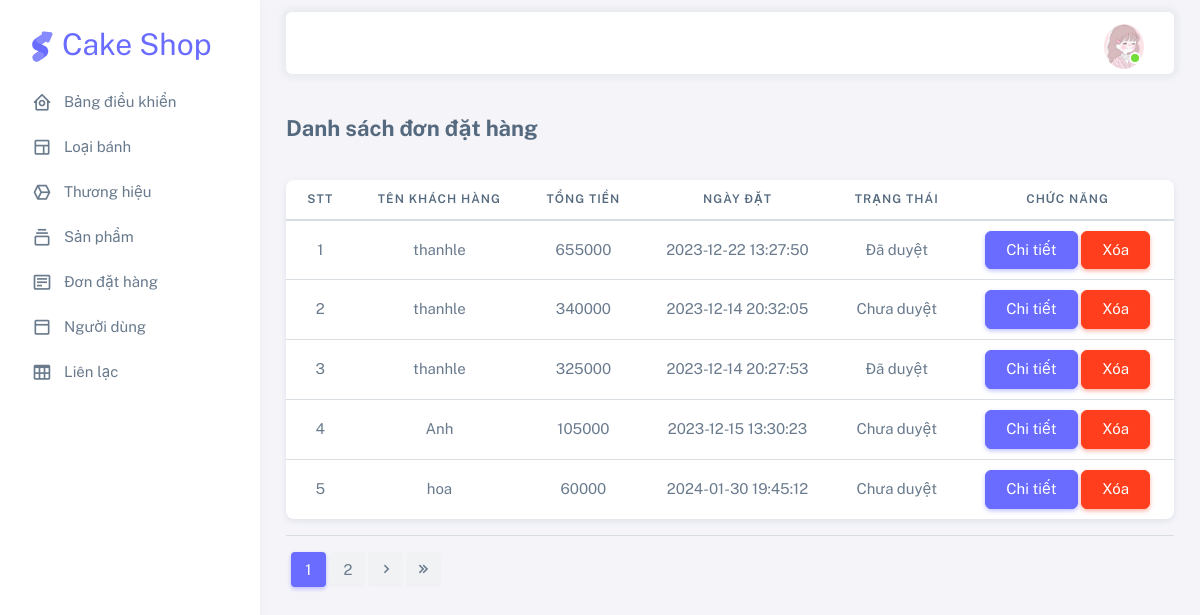
The app's page /admin/html/order_list.php (signed in) with its own data.
### tables this page shows
CREATE TABLE `oders` (
  `OderId` int(11) NOT NULL,
  `CustomerId` int(11) NOT NULL,
  `Note` varchar(255) NOT NULL,
  `order_date` datetime NOT NULL,
  `address` varchar(255) NOT NULL,
  `number_phone` varchar(15) NOT NULL,
  `status` int(1) NOT NULL DEFAULT 0,
  `total_price` int(255) NOT NULL DEFAULT 0
);

CREATE TABLE `customers` (
  `CustomerId` int(11) NOT NULL,
  `Fullname` varchar(255) NOT NULL,
  `Image` varchar(255) NOT NULL,
  `PhoneNumber` char(15) NOT NULL,
  `Address` varchar(255) NOT NULL,
  `Status` tinyint(1) NOT NULL DEFAULT 1,
  `Email` varchar(255) NOT NULL,
  `Password` varchar(255) NOT NULL,
  `Date_Login` datetime NOT NULL,
  `Date_Logout` datetime NOT NULL
);

### admin/html/order_list.php (the view, shortened to what this page needs)
<?php
include($_SERVER["DOCUMENT_ROOT"] . '/admin/inc/header.php');
include($_SERVER['DOCUMENT_ROOT'] . "/admin/inc/navbar.php");
include($_SERVER['DOCUMENT_ROOT'] . "/database/connect.php");
$query = "SELECT o.OderId, o.number_phone, o.order_date, o.note, o.address, c.Fullname, o.total_price, o.status
          FROM oders o, Customers c where o.CustomerId = c.CustomerId order by total_price";
$Orders = mysqli_query($conn, $query);
$total = mysqli_num_rows($Orders);
$limit = 5;
$page = ceil($total / $limit);
$cr_page = (isset($_GET['page']) ? $_GET['page'] : 1);
$start = ($cr_page - 1) * $limit;
$query2 = "SELECT o.OderId, o.number_phone, o.order_date, o.note, o.address, c.Fullname, o.total_price, o.status
            FROM oders o, Customers c where o.CustomerId = c.CustomerId order by total_price desc LIMIT $start,$limit";
$Orders = mysqli_query($conn, $query2);
?>
<div class="layout-page">
  <nav class="layout-navbar container-xxl navbar navbar-expand-xl navbar-detached align-items-center bg-navbar-theme" id="layout-navbar">
    <div class="navbar-nav-right d-flex align-items-center" id="navbar-collapse">
      <ul class="navbar-nav flex-row align-items-center ms-auto">
        <li class="nav-item navbar-dropdown dropdown-user dropdown">
          <a class="nav-link dropdown-toggle hide-arrow" href="javascript:void(0);" data-bs-toggle="dropdown">
            <div class="avatar avatar-online">
              <img src="../assets/img/avatars/111.png" alt class="w-px-40 h-auto rounded-circle" />
            </div>
          </a>
        </li>
      </ul>
    </div>
  </nav>
  <div class="content-wrapper">
    <div class="container-xxl flex-grow-1 container-p-y">
      <h4 class="fw-bold py-3 mb-4">Danh sách đơn đặt hàng</h4>
      <div class="card">
        <div class="table-responsive text-nowrap">
          <table class="table" style="text-align: center">
            <thead>
              <tr>
                <th>STT</th>
                <th>Tên khách hàng</th>
                <th>Tổng tiền</th>
                <th>Ngày đặt</th>
                <th>Trạng thái</th>
                <th>Chức năng</th>
              </tr>
            </thead>
            <tbody class="table-border-bottom-0">
              <?php
              foreach ($Orders as $key => $value) : ?>
                <tr>
                  <td><?php echo $key + 1 ?></td>
                  <td><?php echo $value['Fullname'] ?></td>
                  <td><?php echo $value['total_price'] ?></td>
                  <td><?php echo $value['order_date'] ?></td>
                  <td>
                    <?php  if($value['status'] == 0) {?>
                      <span class="label bg-red">Chưa duyệt</span>
                      <?php } else if($value['status']== 1) {?>
                        <span class="label bg-red">Đã duyệt</span>
                        <?php } else if($value['status']== 2) {?>
                        <span class="label bg-red">Thành công</span>
                        <?php } else if($value['status']== 3) {?>
                        <span class="label bg-red">Đã giao hàng</span>
                        <?php } ?>
                  </td>
                  <td>
                    <button type="button" class="btn btn-primary">
                      <a style="color: white" ; href="order_detail.php?id=<?php echo $value['OderId'] ?>">Chi tiết</a>
                    </button>
                    <button type="button" class="btn btn-danger">
                      <a style="color: white" ; href="order_delete.php?id=<?php echo $value['OderId'] ?>" onclick="return confirm('Bạn có chắc chắn xóa ?')">Xóa</a>
                    </button>
                  </td>
                </tr>
              <?php endforeach; ?>
            </tbody>
          </table>
        </div>
      </div>
      <?php if($page > 1) {?>
      <hr>
      <nav aria-label="Page navigation">
        <ul class="pagination">
          <?php for($i=1; $i <= $page ; $i++) {?>
          <li class="page-item  <?php echo (($cr_page == $i)? 'active' : '') ?>">
            <a class="page-link" href="order_list.php?page=<?php echo $i ?>"><?php echo $i ?></a>
          </li>
          <?php
            }
          ?>
          <?php
            if($cr_page + 1 <= $page) {
          ?>
          <li class="page-item next">
            <a class="page-link" href="order_list.php?page=<?php echo $cr_page + 1 ?>"><i class="tf-icon bx bx-chevron-right"></i></a>
          </li>
          <li class="page-item last">
            <a class="page-link" href="order_list.php?page=<?php echo $page ?>"><i class="tf-icon bx bx-chevrons-right"></i></a>
          </li>
          <?php
            }
          ?>
        </ul>
      </nav>
      <?php
      }
      ?>
    </div>
  </div>
  <?php
  include($_SERVER["DOCUMENT_ROOT"] . '/admin/inc/footer.php');
  ?>

### records on screen
oders: CustomerId.Fullname "thanhle", total_price "655000", order_date "2023-12-22 13:27:50", status "Đã duyệt"
oders: CustomerId.Fullname "thanhle", total_price "340000", order_date "2023-12-14 20:32:05", status "Chưa duyệt"
oders: CustomerId.Fullname "thanhle", total_price "325000", order_date "2023-12-14 20:27:53", status "Đã duyệt"
oders: CustomerId.Fullname "Anh", total_price "105000", order_date "2023-12-15 13:30:23", status "Chưa duyệt"
oders: CustomerId.Fullname "hoa", total_price "60000", order_date "2024-01-30 19:45:12", status "Chưa duyệt"
